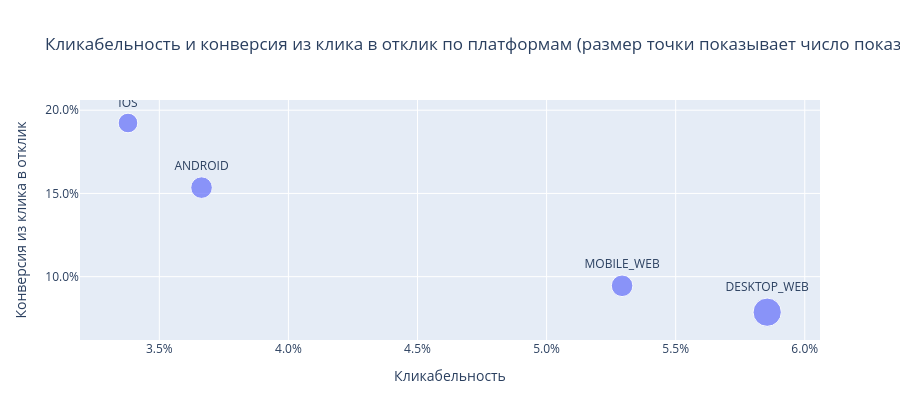

Notebook source saved alongside this figure:
### Code cell
# Диагностика кликбейта: сопоставляем кликабельность и конверсию из клика в отклик.
agg = funnel.groupby("platform", as_index=False).agg(
    impressions=("impressions", "sum"),
    clicks=("clicks", "sum"),
    responses=("responses", "sum"),
)
agg["ctr"] = agg["clicks"] / agg["impressions"]
agg["cvr"] = agg["responses"] / agg["clicks"]

fig = px.scatter(
    agg, x="ctr", y="cvr", text="platform", size="impressions",
    title="Кликабельность и конверсия из клика в отклик по платформам (размер точки показывает число показов)",
    labels={"ctr": "Кликабельность", "cvr": "Конверсия из клика в отклик"},
)
fig.update_traces(textposition="top center")
fig.update_layout(xaxis_tickformat=".1%", yaxis_tickformat=".1%", height=420)
fig.show()

print(
    one_pager(
        decision="Не оптимизировать кликабельность в отрыве от воронки. На десктоп-вебе кликабельность высокая, а конверсия из клика в отклик низкая. Усилия нужны на релевантность сниппета и посадочной, а не на «ещё больше кликов».",
        context="Запрос «посчитай кликабельность» переформулировали в анализ всей воронки: показ, клик, отклик.",
        what_done="Построили воронку по платформам и продуктам, добавили интервал Уилсона для кликабельности через proportion_table, посмотрели распределение дневной кликабельности и нашли выброс трекинга.",
        result="На вебе кликабельность высокая, а конверсия из клика в отклик низкая. В приложениях наоборот. На Android 20 июля виден выброс: вероятно, двойное логирование кликов.",
        limits="Окно атрибуции отклика не учтено. Смена состава продуктов после 15 июля влияет на агрегаты.",
        action="1) Проверить трекинг Android за 20 июля. 2) В дизайн-тестах целиться в конверсию из показа в отклик, а не в кликабельность. 3) Продукты top_search и top_boost смотреть раздельно.",
    )
)

### Figure 1 — Plotly figure (JSON) as saved in the notebook; plotly's stock layout.template omitted (floating-point values rounded to 4 significant figures)
{"data": [{"hovertemplate": "Кликабельность=%{x}<br>Конверсия из клика в отклик=%{y}<br>impressions=%{marker.size}<br>platform=%{text}<extra></extra>", "legendgroup": "", "marker": {"color": "#636efa", "size": [17606, 30182, 14621, 17591], "sizemode": "area", "sizeref": 75.45, "symbol": "circle"}, "mode": "markers+text", "name": "", "orientation": "v", "showlegend": false, "text": ["ANDROID", "DESKTOP_WEB", "IOS", "MOBILE_WEB"], "textposition": "top center", "type": "scatter", "x": [0.03664, 0.05854, 0.03379, 0.05292], "xaxis": "x", "y": [0.1535, 0.07866, 0.1923, 0.09452], "yaxis": "y"}], "layout": {"height": 420, "legend": {"itemsizing": "constant", "tracegroupgap": 0}, "title": {"text": "Кликабельность и конверсия из клика в отклик по платформам (размер точки показывает число показов)"}, "xaxis": {"anchor": "y", "domain": [0, 1], "tickformat": ".1%", "title": {"text": "Кликабельность"}}, "yaxis": {"anchor": "x", "domain": [0, 1], "tickformat": ".1%", "title": {"text": "Конверсия из клика в отклик"}}}}
